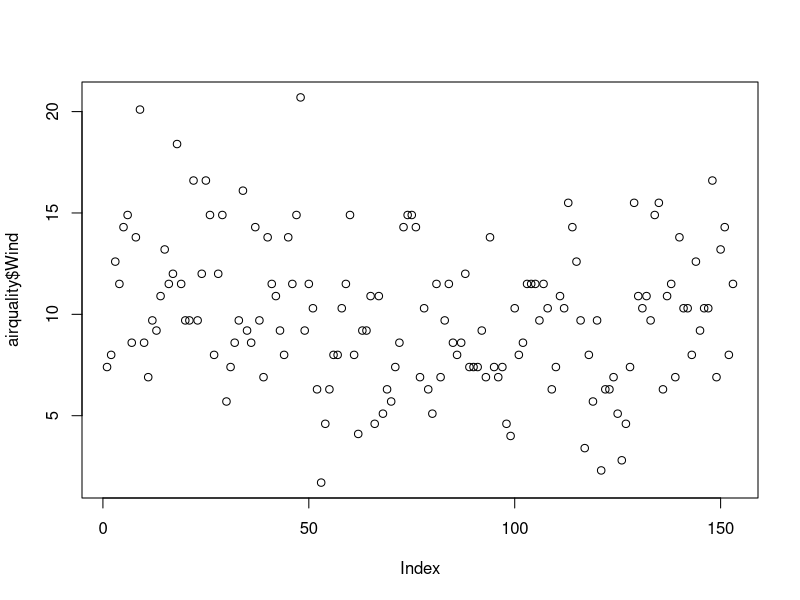
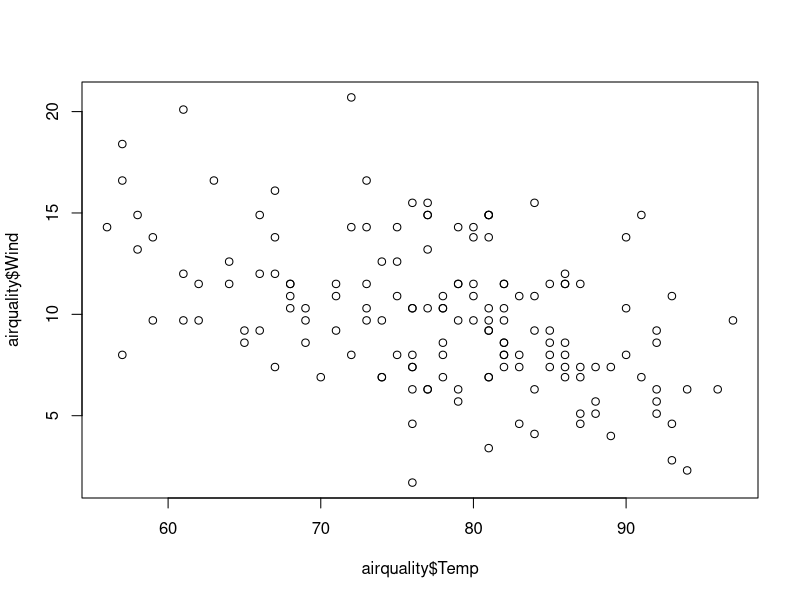
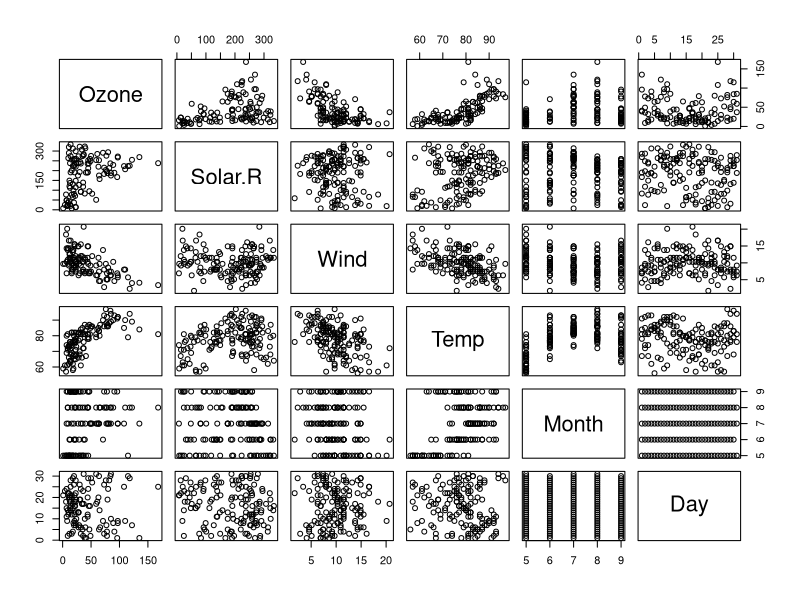
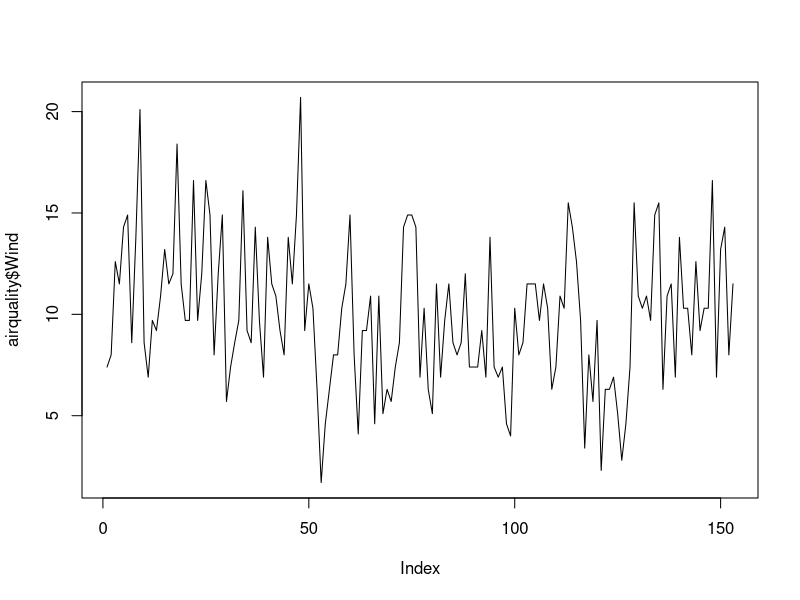
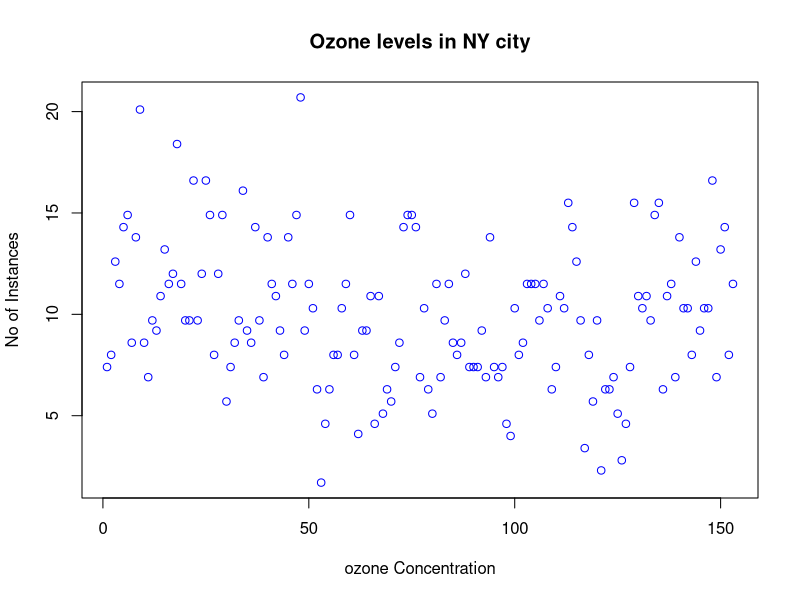
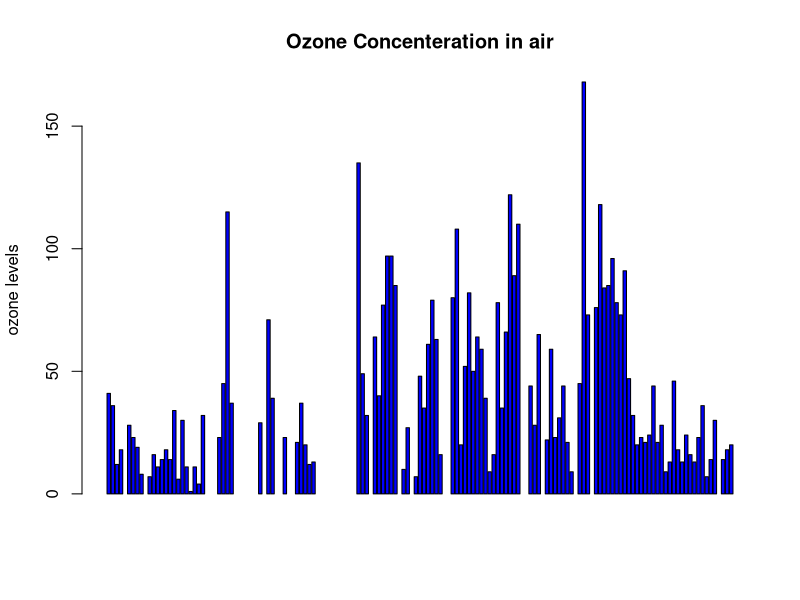
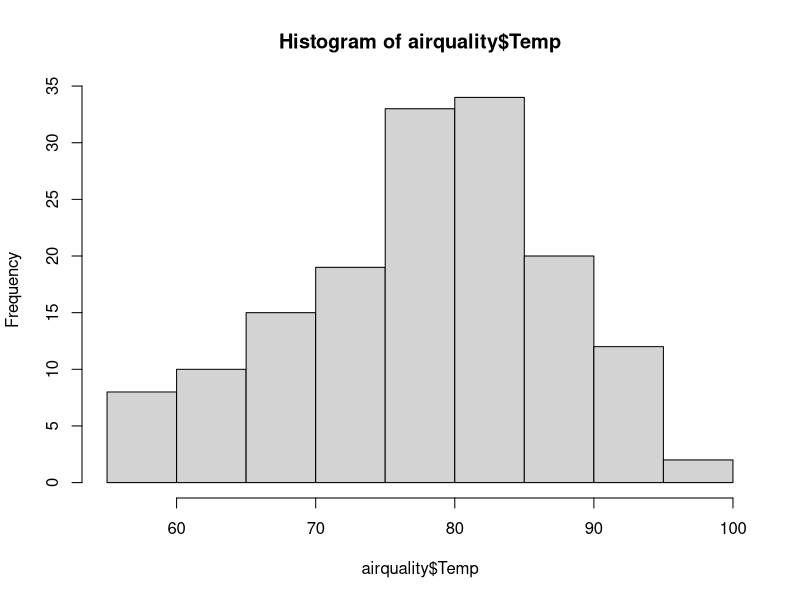
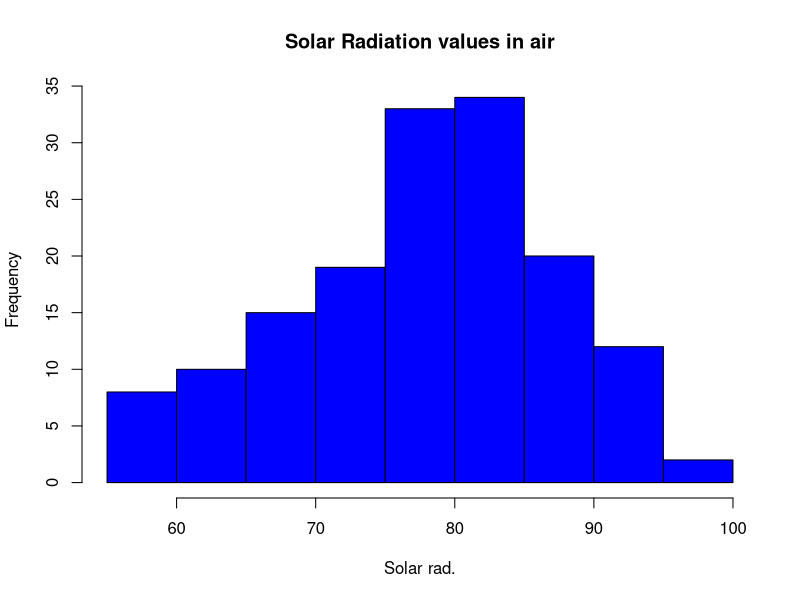

Source code (R) for these figures, in order:

#airquality = read.csv('path/airquality.csv',header=TRUE, sep=",")

airquality <- datasets::airquality

####Top 10 rows and last 10 rows
head(airquality,10)
tail(airquality,10)
######Columns

airquality[,c(1,2)]
df<-airquality[,-6]
summary(airquality[1,])
airquality$Wind

###########Summary of the data#########
summary(airquality$Temp)
summary(airquality)
summary(airquality$Wind) 

#####################
plot(airquality$Wind)
plot(airquality$Temp,airquality$Wind,type="p")
plot(airquality)
# points and lines 
plot(airquality$Wind, type= "l") # p: points, l: lines,b: both
plot(airquality$Wind, xlab = 'ozone Concentration', 
     ylab = 'No of Instances', main = 'Ozone levels in NY city',
     col = 'blue')


# Horizontal bar plot
barplot(airquality$Ozone, main = 'Ozone Concenteration in air',
        ylab = 'ozone levels', col= 'blue',horiz = F,axes=T)


#Histogram
hist(airquality$Temp)
hist(airquality$Temp, 
     main = 'Solar Radiation values in air',
     xlab = 'Solar rad.', col='blue')

#Single box plot
boxplot(airquality$Temp,main="Boxplot")

# Multiple box plots
boxplot(airquality[,1:4],main='Multiple')

#margin of the grid(mar), 
#no of rows and columns(mfrow), 
#whether a border is to be included(bty) 
#and position of the 
#labels(las: 1 for horizontal, las: 0 for vertical)
#bty - box around the plot

par(mfrow=c(3,3),mar=c(2,5,2,1),  las=0, bty="o")

plot(airquality$Ozone)
plot(airquality$Ozone, airquality$Wind)
plot(airquality$Ozone, type= "l")
plot(airquality$Ozone, type= "l")
plot(airquality$Ozone, type= "l")
barplot(airquality$Ozone, main = 'Ozone Concenteration in air',
        xlab = 'ozone levels', col='green',horiz = TRUE)
hist(airquality$Solar.R)
boxplot(airquality$Solar.R)
boxplot(airquality[,0:4], main='Multiple Box plots')


##Home work
e_quakes<-datasets::quakes

sd(airquality$Ozone,na.rm = T)

View(airquality)
